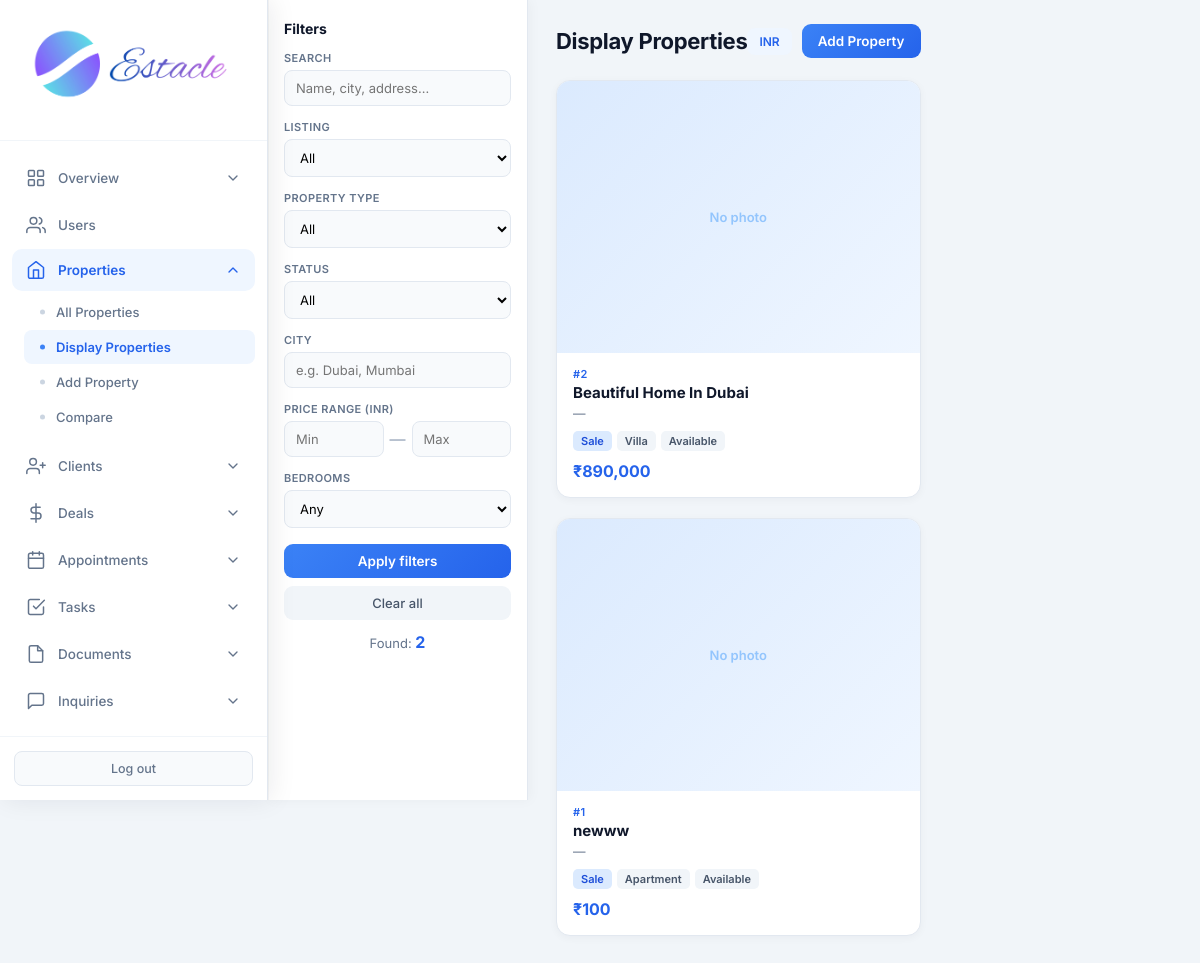
Page /admin/properties/display (signed in) on the committed database.
### tables this page shows
CREATE TABLE settings (
            key TEXT PRIMARY KEY,
            value TEXT
        );

CREATE TABLE properties (
            id INTEGER PRIMARY KEY AUTOINCREMENT,
            title TEXT NOT NULL,
            description TEXT,
            price REAL NOT NULL,
            property_type TEXT NOT NULL,
            status TEXT DEFAULT 'available',
            address TEXT,
            city TEXT,
            state TEXT,
            zip_code TEXT,
            bedrooms INTEGER,
            bathrooms REAL,
            area_sqft REAL,
            agent_id INTEGER,
            created_at TIMESTAMP DEFAULT CURRENT_TIMESTAMP, category TEXT DEFAULT "sale", listing_type TEXT DEFAULT "sale", floor TEXT, carpet_area REAL, furnishing TEXT, parking TEXT, amenities TEXT, seller_name TEXT, seller_phone TEXT, monthly_rent REAL, security_deposit REAL, maintenance REAL, per_sqft REAL, latitude TEXT, longitude TEXT, photos TEXT, year_built TEXT, facing TEXT,
            FOREIGN KEY (agent_id) REFERENCES users (id)
        );

### routes/admin.py (the view)
@admin.route('/admin/properties/display')
@login_required
@role_required('admin')
def admin_display_properties():
    db = get_db()
    migrate_db()
    q = request.args.get('q', '').strip()
    listing_type = request.args.get('listing_type', '').strip()
    prop_type = request.args.get('property_type', '').strip()
    city = request.args.get('city', '').strip()
    status = request.args.get('status', '').strip()
    beds = request.args.get('beds', '').strip()
    pmin = request.args.get('pmin', '').strip()
    pmax = request.args.get('pmax', '').strip()
    sql = "SELECT p.*, u.full_name as agent_name FROM properties p LEFT JOIN users u ON p.agent_id = u.id WHERE 1=1"
    params = []
    if q:
        sql += " AND (p.title LIKE ? OR p.city LIKE ? OR p.address LIKE ? OR p.description LIKE ?)"
        params.extend([f'%{q}%'] * 4)
    if listing_type in ('sale', 'rent'):
        sql += " AND p.listing_type = ?"
        params.append(listing_type)
    if prop_type:
        sql += " AND p.property_type = ?"
        params.append(prop_type)
    if city:
        sql += " AND p.city LIKE ?"
        params.append(f'%{city}%')
    if status:
        sql += " AND p.status = ?"
        params.append(status)
    if beds:
        try:
            sql += " AND p.bedrooms >= ?"
            params.append(int(beds))
        except ValueError:
            pass
    if pmin:
        try:
            sql += " AND p.price >= ?"
            params.append(float(pmin))
        except ValueError:
            pass
    if pmax:
        try:
            sql += " AND p.price <= ?"
            params.append(float(pmax))
        except ValueError:
            pass
    sql += " ORDER BY p.created_at DESC"
    properties = db.execute(sql, params).fetchall()
    currency = get_setting('currency', 'INR')
    return render_template(
        'admin_display_properties.html',
        properties=properties,
        currency=currency,
        format_money=format_money,
        filters={'q': q, 'listing_type': listing_type, 'property_type': prop_type, 'city': city, 'status': status, 'beds': beds, 'pmin': pmin, 'pmax': pmax}
    )

### core/db.py (called while the page is built)
def get_db():
    if 'db' not in g:
        g.db = sqlite3.connect(current_app.config['DATABASE'])
        g.db.row_factory = sqlite3.Row
    return g.db

### core/helpers.py (called while the page is built)
def login_required(f):
    @wraps(f)
    def decorated_function(*args, **kwargs):
        if 'user_id' not in session:
            flash('Please log in to access this page.', 'warning')
            return redirect(url_for('auth.login'))
        return f(*args, **kwargs)
    return decorated_function

def role_required(*roles):
    def decorator(f):
        @wraps(f)
        def decorated_function(*args, **kwargs):
            if 'user_id' not in session:
                flash('Please log in to access this page.', 'warning')
                return redirect(url_for('auth.login'))
            if session.get('role') not in roles:
                flash('You do not have permission to access this page.', 'danger')
                return redirect(url_for('auth.role_redirect'))
            return f(*args, **kwargs)
        return decorated_function
    return decorator

def get_setting(key, default=''):
    db = get_db()
    row = db.execute('SELECT value FROM settings WHERE key = ?', (key,)).fetchone()
    return row['value'] if row else default

def format_money(amount, currency=None):
    if amount is None:
        return '—'
    currency = currency or get_setting('currency', 'INR')
    symbols = {'USD': '$', 'INR': '₹', 'AED': 'AED '}
    sym = symbols.get(currency, currency + ' ')
    try:
        return f"{sym}{float(amount):,.0f}"
    except (TypeError, ValueError):
        return str(amount)

### templates/admin_display_properties.html (shortened to what this page needs)
<!DOCTYPE html>
<html lang="en">
<head>
    <link rel="stylesheet" href="{{ url_for('static', filename='css/admin.css') }}">
</head>
<body class="display-page">
<div class="app-layout">
    {% set active = 'display_properties' %}
    {% include 'partials/admin_sidebar.html' %}
    <div class="display-layout">
        <aside class="filter-panel">
            <h2>Filters</h2>
            <form method="GET" action="{{ url_for('admin.admin_display_properties') }}">
                <div class="filter-group">
                    <label>Search</label>
                    <input type="text" name="q" value="{{ filters.q }}" placeholder="Name, city, address…">
                </div>
                <div class="filter-group">
                    <label>Listing</label>
                    <select name="listing_type">
                        <option value="">All</option>
                    </select>
                </div>
                <div class="filter-group">
                    <label>Property type</label>
                    <select name="property_type">
                        <option value="">All</option>
                    </select>
                </div>
                <div class="filter-group">
                    <label>Status</label>
                    <select name="status">
                        <option value="">All</option>
                    </select>
                </div>
                <div class="filter-group">
                    <label>City</label>
                    <input type="text" name="city" value="{{ filters.city }}" placeholder="e.g. Dubai, Mumbai">
                </div>
                <div class="filter-group">
                    <label>Price range ({{ currency }})</label>
                    <div class="range-row">
                        <input type="number" name="pmin" value="{{ filters.pmin }}" placeholder="Min">
                        <span style="color:#94a3b8">—</span>
                        <input type="number" name="pmax" value="{{ filters.pmax }}" placeholder="Max">
                    </div>
                </div>
                <div class="filter-group">
                    <label>Bedrooms</label>
                    <select name="beds">
                        <option value="">Any</option>
                    </select>
                </div>
                <div class="filter-actions">
                    <button type="submit" class="btn-primary" style="width:100%;justify-content:center">Apply filters</button>
                    <a href="{{ url_for('admin.admin_display_properties') }}" class="btn-secondary" style="width:100%;justify-content:center;text-align:center">Clear all</a>
                </div>
                <div class="filter-count">Found: <strong>{{ properties|length }}</strong></div>
            </form>
        </aside>
        <div class="display-main">
            <div class="display-header">
                <h1>Display Properties</h1>
                <div style="display:flex;gap:10px;align-items:center">
                    <span class="badge-currency">{{ currency }}</span>
                    <a href="{{ url_for('admin.admin_add_property') }}" class="btn-primary">Add Property</a>
                </div>
            </div>
            <div class="prop-grid">
                {% for p in properties %}
                {% set photos = (p.photos or '').split(',') if p.photos else [] %}
                {% set cover = photos[0].strip() if photos and photos[0].strip() else None %}
                <a href="{{ url_for('admin.admin_property_detail', prop_id=p.id) }}" class="prop-card">
                    {% if cover %}
                    <img class="card-img" src="{{ url_for('static', filename='uploads/properties/' + cover) }}" alt="{{ p.title }}">
                    {% else %}
                    <div class="card-no-img">No photo</div>
                    {% endif %}
                    <div class="card-body">
                        <div class="card-id">#{{ p.id }}</div>
                        <div class="card-title">{{ p.title }}</div>
                        <div class="card-sub">{{ p.city or '—' }}{% if p.bedrooms %} · {{ p.bedrooms }} bed{% endif %}{% if p.area_sqft %} · {{ p.area_sqft }} sqft{% endif %}</div>
                        <div class="card-tags">
                            <span class="{{ p.listing_type or 'sale' }}">{{ p.listing_type or 'sale' }}</span>
                            <span>{{ p.property_type }}</span>
                            <span>{{ p.status }}</span>
                        </div>
                        <div class="card-price">{{ format_money(p.price, currency) }}</div>
                    </div>
                </a>
                {% else %}
                <div class="empty-display">
                    <p style="font-size:15px;font-weight:600;margin-bottom:6px">No properties match</p>
                    <p style="font-size:13px">Try clearing filters or add a new listing.</p>
                </div>
                {% endfor %}
            </div>
        </div>
    </div>
</div>
</body>
</html>

### static/css/admin.css (style rules this page uses)
* { margin: 0; padding: 0; box-sizing: border-box; }
body { font-family: 'Inter', -apple-system, BlinkMacSystemFont, 'Segoe UI', Roboto, sans-serif; background: #f1f5f9; color: #0f172a; min-height: 100vh; }
.app-layout { display: flex; min-height: 100vh; }
.btn-primary { display: inline-flex; align-items: center; gap: 6px; padding: 9px 16px; background: linear-gradient(135deg, #3b82f6, #2563eb); color: white; border: none; border-radius: 9px; font-size: 13.5px; font-weight: 600; text-decoration: none; cursor: pointer; transition: all 0.2s ease; font-family: inherit; }
.btn-secondary { display: inline-flex; align-items: center; gap: 6px; padding: 9px 14px; background: #f1f5f9; color: #475569; border-radius: 9px; font-size: 13px; font-weight: 500; text-decoration: none; border: none; cursor: pointer; }
html { scrollbar-gutter: stable; }
.app-layout > :not(.sidebar):not(script):not(style) { animation: estacle-page-in 200ms cubic-bezier(0.22, 0.61, 0.36, 1) backwards; }

### templates/admin_display_properties.html (style rules this page uses)
.display-layout { display: flex; gap: 0; margin-left: 268px; min-height: 100vh; }
.filter-panel { width: 260px; flex-shrink: 0; background: #fff; border-right: 1px solid #e2e8f0; box-shadow: 2px 0 12px rgba(15,23,42,.04); padding: 20px 16px; position: sticky; top: 0; height: 100vh; overflow-y: auto; }
.filter-panel h2 { font-size: 14px; font-weight: 700; margin-bottom: 14px; color: #0f172a; }
.filter-group { margin-bottom: 14px; }
.filter-group label { display: block; font-size: 11px; font-weight: 600; color: #64748b; text-transform: uppercase; letter-spacing: .4px; margin-bottom: 5px; }
.filter-group input, .filter-group select { width: 100%; padding: 9px 11px; border: 1.5px solid #e2e8f0; border-radius: 8px; font-size: 13px; font-family: inherit; background: #f8fafc; }
.range-row { display: flex; gap: 6px; align-items: center; }
.range-row input { flex: 1; }
.filter-actions { display: flex; flex-direction: column; gap: 8px; margin-top: 16px; }
.filter-count { text-align: center; font-size: 13px; color: #64748b; margin-top: 12px; }
.filter-count strong { color: #2563eb; font-size: 16px; }
.display-main { flex: 1; padding: 24px 28px 40px; background: #f1f5f9; }
.display-header { display: flex; justify-content: space-between; align-items: center; margin-bottom: 22px; }
.display-header h1 { font-size: 22px; font-weight: 700; letter-spacing: -.3px; }
.display-header .badge-currency { background: #eff6ff; color: #2563eb; font-size: 12px; font-weight: 600; padding: 6px 12px; border-radius: 8px; }
.prop-grid { display: grid; grid-template-columns: repeat(auto-fill, minmax(280px, 1fr)); gap: 20px; }
.prop-card { background: #fff; border-radius: 14px; overflow: hidden; border: 1px solid #e2e8f0; box-shadow: 0 2px 8px rgba(15,23,42,.04); transition: transform .2s, box-shadow .2s; text-decoration: none; color: inherit; display: block; }
.card-no-img { width: 100%; aspect-ratio: 4/3; background: linear-gradient(135deg,#dbeafe,#eff6ff); display: flex; align-items: center; justify-content: center; color: #93c5fd; font-size: 13px; font-weight: 600; }
.card-body { padding: 14px 16px 16px; }
.card-id { font-size: 11px; font-weight: 600; color: #2563eb; letter-spacing: .3px; margin-bottom: 2px; }
.card-title { font-size: 15px; font-weight: 700; color: #0f172a; margin-bottom: 4px; white-space: nowrap; overflow: hidden; text-overflow: ellipsis; }
.card-sub { font-size: 12.5px; color: #64748b; margin-bottom: 10px; white-space: nowrap; overflow: hidden; text-overflow: ellipsis; }
.card-tags { display: flex; flex-wrap: wrap; gap: 5px; margin-bottom: 10px; }
.card-tags span { background: #f1f5f9; color: #475569; font-size: 11px; font-weight: 600; padding: 3px 8px; border-radius: 5px; text-transform: capitalize; }
.card-tags span.sale { background: #dbeafe; color: #1d4ed8; }
.card-price { font-size: 16px; font-weight: 700; color: #2563eb; }

### rows in the picture
settings: value "INR"
properties: id "2", title "Beautiful Home In Dubai", city "—", listing_type "Sale", property_type "Villa", status "Available", price.value "₹890,000"
properties: id "1", title "newww", city "—", listing_type "Sale", property_type "Apartment", status "Available", price.value "₹100"

### other values in the picture
{{ properties|length }} "2"
